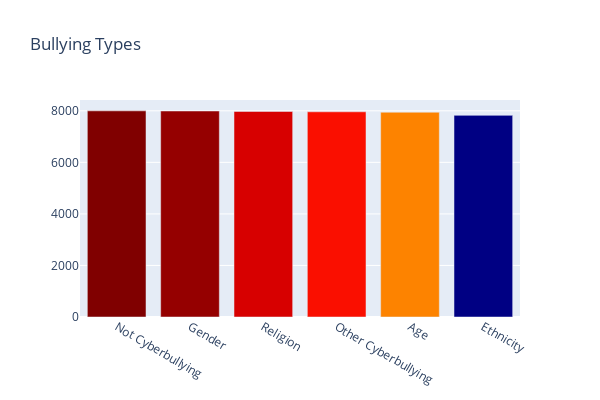

Notebook source saved alongside this figure:
### Code cell
z = {'not_cyberbullying': 'Not Cyberbullying', 'age': 'Age', 'religion': 'Religion', 'ethnicity': 'Ethnicity', 'gender': 'Gender', 'other_cyberbullying': 'Other Cyberbullying'}


fig = make_subplots(rows=1, cols=1)

fig.add_trace(
    go.Bar(
        x=data.cyberbullying_type.map(z).unique(),
        y=data.cyberbullying_type.value_counts().values,
        marker=dict(colorscale='Jet', color=data.cyberbullying_type.value_counts().values),
    )
)

fig.update_layout(
    title='Bullying Types',
    showlegend=False,
    height=400,
    width=600
)

fig.show(renderer='colab')
display(fig)

### Figure 1 — Plotly figure (JSON) as saved in the notebook; plotly's stock layout.template omitted (floating-point values rounded to 4 significant figures)
{"data": [{"marker": {"color": [7998, 7992, 7973, 7961, 7945, 7823], "colorscale": [[0, "rgb(0,0,131)"], [0.2, "rgb(0,60,170)"], [0.4, "rgb(5,255,255)"], [0.6, "rgb(255,255,0)"], [0.8, "rgb(250,0,0)"], [1, "rgb(128,0,0)"]]}, "x": ["Not Cyberbullying", "Gender", "Religion", "Other Cyberbullying", "Age", "Ethnicity"], "y": [7998, 7992, 7973, 7961, 7945, 7823], "type": "bar"}], "layout": {"xaxis": {"anchor": "y", "domain": [0, 1]}, "yaxis": {"anchor": "x", "domain": [0, 1]}, "title": {"text": "Bullying Types"}, "showlegend": false, "height": 400, "width": 600}}
